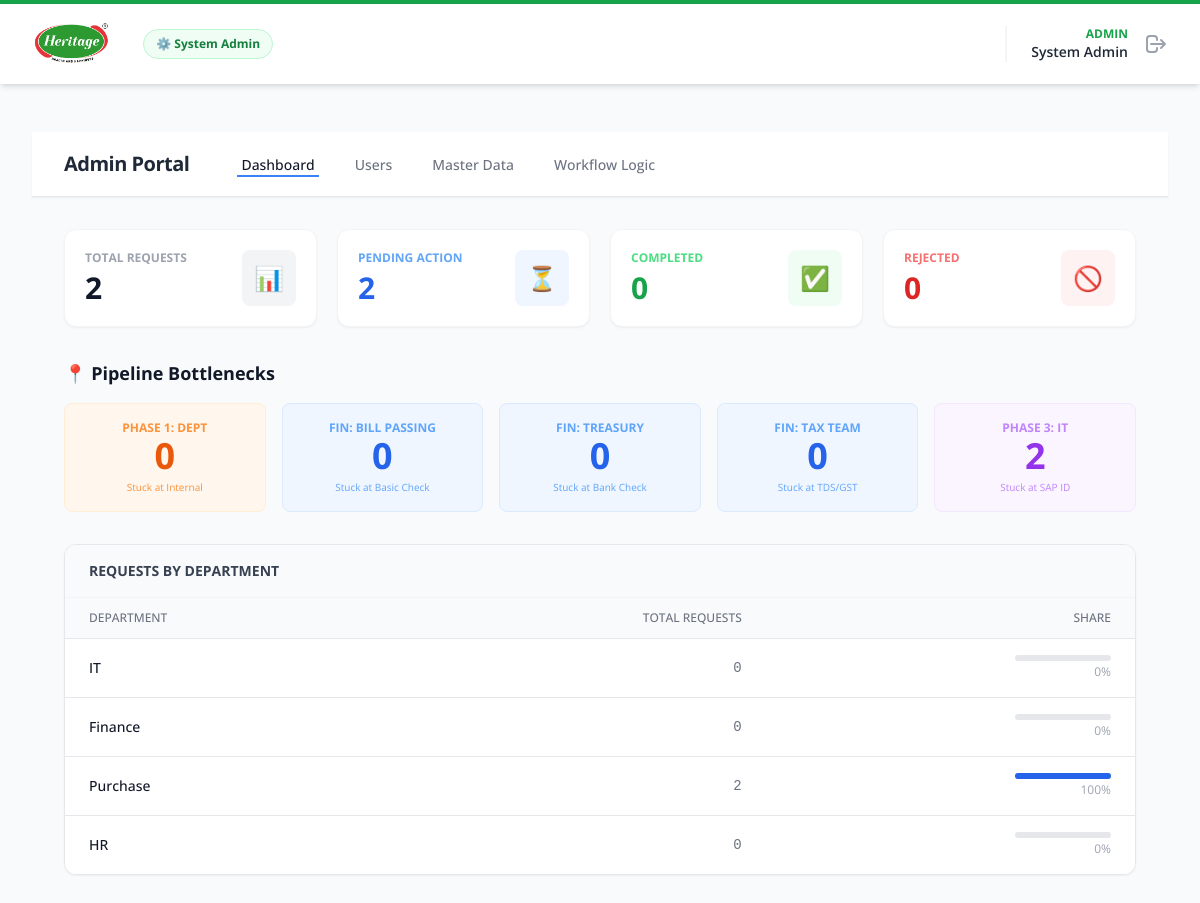
The app's page /admin/workflow (signed in) with its own data.
### app/models.py (models this page shows, shortened)
class User(UserMixin, db.Model):
    id = db.Column(db.Integer, primary_key=True)
    username = db.Column(db.String(64), unique=True, nullable=False)
    email = db.Column(db.String(120), unique=True, nullable=False)
    password_hash = db.Column(db.String(128))
    role = db.Column(db.String(20), nullable=False)
    department = db.Column(db.String(50))
    assigned_category = db.Column(db.String(50))

class Department(db.Model):
    id = db.Column(db.Integer, primary_key=True)
    name = db.Column(db.String(50), unique=True, nullable=False)

### app/blueprints/admin.py (the view, shortened to what this page needs)
@admin_bp.route('/workflow', methods=['GET', 'POST'])
@login_required
def admin_workflow():
    if current_user.role != 'admin': return "Access Denied", 403
    active_tab = request.form.get('active_tab', request.args.get('active_tab', 'dashboard'))
    logic_view = request.form.get('logic_view') or request.args.get('logic_view')
    selected_master_cat = request.form.get('master_category') or request.args.get('master_cat')
    user_dept_view = request.form.get('user_dept') or request.form.get('user_dept_hidden') or request.args.get('user_dept')
    cat_query = db.session.query(MasterData.category).distinct().all()
    master_categories = sorted([c[0] for c in cat_query]) if cat_query else []
    master_items = MasterData.query.filter_by(category=selected_master_cat).all() if selected_master_cat else []
    departments = Department.query.all()
    dept_user_stats = {d.name: {'initiator': 0, 'approver': 0} for d in departments}
    for u in User.query.filter(User.role != 'admin').all():
        if u.department in dept_user_stats:
            r = u.role if u.role in ['initiator', 'approver'] else 'initiator'
            dept_user_stats[u.department][r] += 1
    dept_initiators, dept_approvers = [], []
    if user_dept_view:
        users = User.query.filter_by(department=user_dept_view).filter(User.role != 'admin').all()
        dept_initiators = [u for u in users if u.role == 'initiator']
        dept_approvers = [u for u in users if u.role == 'approver']
    dept_rule_counts = {d.name: 0 for d in departments}
    for d, c in db.session.query(CategoryRouting.department, func.count(CategoryRouting.id)).group_by(CategoryRouting.department).all():
        if d in dept_rule_counts: dept_rule_counts[d] += c
    for d, c in db.session.query(WorkflowStep.department, func.count(WorkflowStep.id)).group_by(WorkflowStep.department).all():
        if d in dept_rule_counts: dept_rule_counts[d] += c
    dept_rules, dept_steps, dept_it_routes = [], [], []
    finance_users = []
    if logic_view == 'FINANCE_COMMON':
        finance_users = User.query.filter(User.username.in_(['Bill Passing Team', 'Treasury Team', 'Tax Team'])).all()
        order = {'Bill Passing Team': 1, 'Treasury Team': 2, 'Tax Team': 3}
        finance_users.sort(key=lambda u: order.get(u.username, 99))
    elif logic_view == 'IT_COMMON':
        dept_it_routes = ITRouting.query.all()
    elif logic_view:
        dept_rules = CategoryRouting.query.filter_by(department=logic_view).all()
        dept_steps = WorkflowStep.query.filter_by(department=logic_view).order_by(WorkflowStep.step_order).all()
    stats = admin_service.get_dashboard_stats()
    return render_template('admin/workflow.html',
        departments=departments, stats=stats, activeTab=active_tab,
        master_categories=master_categories, selected_master_cat=selected_master_cat, master_items=master_items,
        logic_view=logic_view, dept_rule_counts=dept_rule_counts, dept_rules=dept_rules, dept_steps=dept_steps,
        dept_it_routes=dept_it_routes, finance_users=finance_users, user_dept_view=user_dept_view,
        dept_user_stats=dept_user_stats, dept_initiators=dept_initiators, dept_approvers=dept_approvers, json=json
    )

### app/__init__.py (called while the page is built)
def create_app(config_class=Config):
    app = Flask(__name__)
    app.config.from_object(config_class)
    db.init_app(app)
    mail.init_app(app)
    login_manager.init_app(app)
    migrate.init_app(app, db)
    init_celery(app, celery)
    login_manager.login_view = 'auth.login'
    login_manager.login_message_category = 'info'
    @login_manager.user_loader
    def load_user(user_id):
        return db.session.get(User, int(user_id))
    from .blueprints.main import main_bp
    from .blueprints.auth import auth_bp
    from .blueprints.admin import admin_bp
    from .blueprints.vendor import vendor_bp
    app.register_blueprint(main_bp)
    app.register_blueprint(auth_bp, url_prefix='/auth')
    app.register_blueprint(admin_bp, url_prefix='/admin')
    app.register_blueprint(vendor_bp, url_prefix='/vendor')
    with app.app_context():
        db.create_all()
    return app

### app/templates/admin/workflow.html (shortened to what this page needs)
{% extends "base.html" %}
{% block content %}
<div class="min-h-screen bg-gray-50 flex flex-col">
    <div class="bg-white border-b border-gray-200 sticky top-0 z-30 shadow-sm">
        <div class="max-w-7xl mx-auto px-4 sm:px-6 lg:px-8">
            <div class="flex space-x-8 h-16 items-center">
                <span class="text-xl font-bold text-gray-800 tracking-tight mr-4">Admin Portal</span>
                <a href="?active_tab=dashboard" class="inline-flex items-center px-1 pt-1 border-b-2 text-sm font-medium transition-colors duration-200 {{ 'border-blue-500 text-gray-900' if activeTab == 'dashboard' else 'border-transparent text-gray-500 hover:text-gray-700' }}">Dashboard</a>
                <a href="?active_tab=users" class="inline-flex items-center px-1 pt-1 border-b-2 text-sm font-medium transition-colors duration-200 {{ 'border-blue-500 text-gray-900' if activeTab == 'users' else 'border-transparent text-gray-500 hover:text-gray-700' }}">Users</a>
                <a href="?active_tab=masters" class="inline-flex items-center px-1 pt-1 border-b-2 text-sm font-medium transition-colors duration-200 {{ 'border-blue-500 text-gray-900' if activeTab == 'masters' else 'border-transparent text-gray-500 hover:text-gray-700' }}">Master Data</a>
                <a href="?active_tab=logic" class="inline-flex items-center px-1 pt-1 border-b-2 text-sm font-medium transition-colors duration-200 {{ 'border-blue-500 text-gray-900' if activeTab == 'logic' else 'border-transparent text-gray-500 hover:text-gray-700' }}">Workflow Logic</a>
            </div>
        </div>
    </div>
    <div class="flex-1 max-w-7xl mx-auto w-full px-4 sm:px-6 lg:px-8 py-8">
        {% if activeTab == 'dashboard' %}
        <div class="space-y-8">
            <div class="grid grid-cols-1 gap-5 sm:grid-cols-2 lg:grid-cols-4">
                <div class="bg-white p-5 rounded-xl border border-gray-100 shadow-sm flex items-center justify-between"><div><dt class="text-xs font-bold text-gray-400 uppercase">Total Requests</dt><dd class="text-3xl font-bold text-gray-900 mt-1">{{ stats.total }}</dd></div><div class="bg-gray-100 p-3 rounded-lg text-2xl">📊</div></div>
                <div class="bg-white p-5 rounded-xl border border-gray-100 shadow-sm flex items-center justify-between"><div><dt class="text-xs font-bold text-blue-400 uppercase">Pending Action</dt><dd class="text-3xl font-bold text-blue-600 mt-1">{{ stats.pending }}</dd></div><div class="bg-blue-50 p-3 rounded-lg text-2xl">⏳</div></div>
                <div class="bg-white p-5 rounded-xl border border-gray-100 shadow-sm flex items-center justify-between"><div><dt class="text-xs font-bold text-green-400 uppercase">Completed</dt><dd class="text-3xl font-bold text-green-600 mt-1">{{ stats.completed }}</dd></div><div class="bg-green-50 p-3 rounded-lg text-2xl">✅</div></div>
                <div class="bg-white p-5 rounded-xl border border-gray-100 shadow-sm flex items-center justify-between"><div><dt class="text-xs font-bold text-red-400 uppercase">Rejected</dt><dd class="text-3xl font-bold text-red-600 mt-1">{{ stats.rejected }}</dd></div><div class="bg-red-50 p-3 rounded-lg text-2xl">🚫</div></div>
            </div>
            <div>
                <h2 class="text-lg font-bold text-gray-900 mb-4">📍 Pipeline Bottlenecks</h2>
                <div class="grid grid-cols-5 gap-4">
                    <div class="bg-orange-50 border border-orange-100 rounded-lg p-4 text-center"><div class="text-xs font-bold text-orange-400 uppercase">Phase 1: Dept</div><div class="text-4xl font-bold text-orange-600">{{ stats.bottlenecks.dept }}</div><div class="text-[10px] text-orange-400 mt-1">Stuck at Internal</div></div>
                    <div class="bg-blue-50 border border-blue-100 rounded-lg p-4 text-center"><div class="text-xs font-bold text-blue-400 uppercase">Fin: Bill Passing</div><div class="text-4xl font-bold text-blue-600">{{ stats.bottlenecks.bill }}</div><div class="text-[10px] text-blue-400 mt-1">Stuck at Basic Check</div></div>
                    <div class="bg-blue-50 border border-blue-100 rounded-lg p-4 text-center"><div class="text-xs font-bold text-blue-400 uppercase">Fin: Treasury</div><div class="text-4xl font-bold text-blue-600">{{ stats.bottlenecks.treasury }}</div><div class="text-[10px] text-blue-400 mt-1">Stuck at Bank Check</div></div>
                    <div class="bg-blue-50 border border-blue-100 rounded-lg p-4 text-center"><div class="text-xs font-bold text-blue-400 uppercase">Fin: Tax Team</div><div class="text-4xl font-bold text-blue-600">{{ stats.bottlenecks.tax }}</div><div class="text-[10px] text-blue-400 mt-1">Stuck at TDS/GST</div></div>
                    <div class="bg-purple-50 border border-purple-100 rounded-lg p-4 text-center"><div class="text-xs font-bold text-purple-400 uppercase">Phase 3: IT</div><div class="text-4xl font-bold text-purple-600">{{ stats.bottlenecks.it }}</div><div class="text-[10px] text-purple-400 mt-1">Stuck at SAP ID</div></div>
                </div>
            </div>
            <div class="bg-white border border-gray-200 rounded-xl shadow-sm overflow-hidden">
                <div class="px-6 py-4 border-b border-gray-100 bg-gray-50"><h3 class="text-sm font-bold text-gray-700 uppercase">Requests by Department</h3></div>
                <table class="min-w-full divide-y divide-gray-200"><thead class="bg-gray-50"><tr><th class="px-6 py-3 text-left text-xs font-medium text-gray-500 uppercase">Department</th><th class="px-6 py-3 text-right text-xs font-medium text-gray-500 uppercase">Total Requests</th><th class="px-6 py-3 text-right text-xs font-medium text-gray-500 uppercase">Share</th></tr></thead><tbody class="bg-white divide-y divide-gray-200">{% for dept in departments %}<tr class="hover:bg-gray-50"><td class="px-6 py-4 text-sm font-medium text-gray-900">{{ dept.name }}</td><td class="px-6 py-4 text-right text-sm text-gray-500 font-mono">{{ stats.req_by_dept.get(dept.name, 0) }}</td><td class="px-6 py-4 text-right text-sm">{% set count = stats.req_by_dept.get(dept.name, 0) %}{% set percent = (count / stats.total * 100)|round|int if stats.total > 0 else 0 %}<div class="w-24 ml-auto bg-gray-200 rounded-full h-1.5"><div class="bg-blue-600 h-1.5 rounded-full" style="width: {{ percent }}%"></div></div><span class="text-xs text-gray-400">{{ percent }}%</span></td></tr>{% endfor %}</tbody></table>
            </div>
        </div>
        {% endif %}
    </div>
</div>
{% endblock %}

### app/templates/base.html (shortened to what this page needs)
<!DOCTYPE html>
<html lang="en">
<head>
    <script src="https://cdn.tailwindcss.com"></script>
</head>
<body class="bg-gray-50 text-gray-800">
    <nav class="bg-white shadow-md border-t-4 border-green-600 sticky top-0 z-50">
        <div class="max-w-7xl mx-auto px-4 sm:px-6 lg:px-8">
            <div class="flex justify-between h-20">
                <div class="flex items-center space-x-8">
                    <a href="{{ url_for('main.dashboard') }}" class="flex items-center gap-3">
        <img src="{{ url_for('static', filename='images/logo.png') }}" alt="Heritage Foods Logo" class="h-12 w-auto">
    </a>
                    {% if current_user.is_authenticated and current_user.role == 'admin' %}
                        <a href="{{ url_for('admin.admin_workflow') }}" class="ml-6 px-3 py-1.5 rounded-full text-xs font-bold text-green-700 bg-green-50 border border-green-200 hover:bg-green-100 flex items-center transition">
                            <span>⚙️ System Admin</span>
                        </a>
                    {% endif %}
                </div>
                <div class="flex items-center space-x-6">
                    {% if current_user.is_authenticated %}
                        <div class="flex items-center border-l-2 border-gray-100 pl-6">
                            <div class="text-right mr-4 hidden sm:block">
                                <div class="text-xs text-green-600 font-bold uppercase">{{ current_user.role }}</div>
                                <div class="text-sm font-semibold text-gray-800">{{ current_user.username }}</div>
                            </div>
                            <a href="{{ url_for('auth.logout') }}" class="text-gray-400 hover:text-red-500 transition">
                                <svg xmlns="http://www.w3.org/2000/svg" class="h-6 w-6" fill="none" viewBox="0 0 24 24" stroke="currentColor">
                                    <path stroke-linecap="round" stroke-linejoin="round" stroke-width="2" d="M17 16l4-4m0 0l-4-4m4 4H7m6 4v1a3 3 0 01-3 3H6a3 3 0 01-3-3V7a3 3 0 013-3h4a3 3 0 013 3v1" />
                                </svg>
                            </a>
                        </div>
                    {% endif %}
                </div>
            </div>
        </div>
    </nav>
    <main class="max-w-7xl mx-auto px-4 sm:px-6 lg:px-8 py-6 pb-20">
        {% block content %}{% endblock %}
    </main>
</body>
</html>

### app/templates/base.html (style rules this page uses)
body { font-family: 'Open Sans', sans-serif; }

### records on screen
User: role "ADMIN", username "System Admin"
Department: name "IT", req_by_dept.get "0", percent "0"
Department: name "Finance", req_by_dept.get "0", percent "0"
Department: name "Purchase", req_by_dept.get "2", percent "100"
Department: name "HR", req_by_dept.get "0", percent "0"

### other values on screen
{{ stats.total }} "2"
{{ stats.pending }} "2"
{{ stats.completed }} "0"
{{ stats.rejected }} "0"
{{ stats.bottlenecks.dept }} "0"
{{ stats.bottlenecks.bill }} "0"
{{ stats.bottlenecks.treasury }} "0"
{{ stats.bottlenecks.tax }} "0"
{{ stats.bottlenecks.it }} "2"
